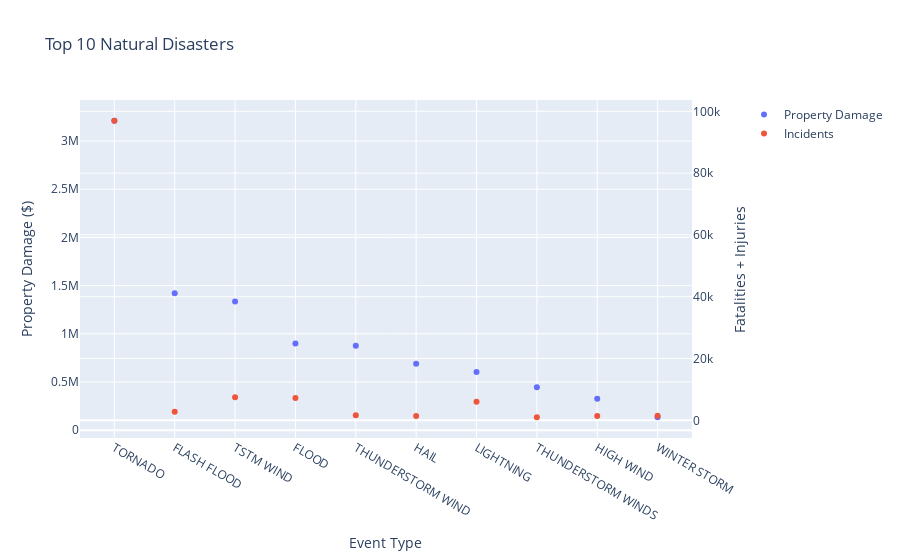

The notebook cell saved with this chart:
### Markdown cell above
## Step 2: Visualize the top 10 natural disasters

In this step, you will see that Tornado costs above $3M and with nearly 100K total fatalities and injuries.

### Code cell
import plotly.graph_objects as go
from plotly.subplots import make_subplots

df['INCIDENTS'] = df['FATALITIES'] + df['INJURIES']
tdf = df.groupby(['EVTYPE']).agg({'PROPDMG':'sum','INCIDENTS':'sum'}).reset_index()

tdf = tdf.sort_values(by=['PROPDMG'], ascending = False).head(10)

# Create figure with secondary y-axis
fig = make_subplots(specs=[[{"secondary_y": True}]])

# Add traces
fig.add_trace(
    go.Scatter(x=tdf['EVTYPE'], y=tdf['PROPDMG'], name="Property Damage", mode='markers'),
    secondary_y=False,
)

fig.add_trace(
    go.Scatter(x=tdf['EVTYPE'], y=tdf['INCIDENTS'], name="Incidents", mode='markers'),
    secondary_y=True,
)

# Add figure title
fig.update_layout(
    title_text="Top 10 Natural Disasters"
)

# Set x-axis title
fig.update_xaxes(title_text="Event Type")

# Set y-axes titles
fig.update_yaxes(title_text="Property Damage ($)", secondary_y=False)
fig.update_yaxes(title_text="Fatalities + Injuries", secondary_y=True)

fig.show()

### Figure 1 — Plotly figure (JSON) as saved in the notebook; plotly's stock layout.template omitted (floating-point values rounded to 4 significant figures)
{"data": [{"mode": "markers", "name": "Property Damage", "type": "scatter", "x": ["TORNADO", "FLASH FLOOD", "TSTM WIND", "FLOOD", "THUNDERSTORM WIND", "HAIL", "LIGHTNING", "THUNDERSTORM WINDS", "HIGH WIND", "WINTER STORM"], "xaxis": "x", "y": [3212000.0, 1420000.0, 1336000.0, 899900.0, 876800.0, 688700.0, 603400.0, 446300.0, 324700.0, 132700.0], "yaxis": "y"}, {"mode": "markers", "name": "Incidents", "type": "scatter", "x": ["TORNADO", "FLASH FLOOD", "TSTM WIND", "FLOOD", "THUNDERSTORM WIND", "HAIL", "LIGHTNING", "THUNDERSTORM WINDS", "HIGH WIND", "WINTER STORM"], "xaxis": "x", "y": [96979, 2755, 7461, 7259, 1621, 1376, 6046, 972, 1385, 1527], "yaxis": "y2"}], "layout": {"title": {"text": "Top 10 Natural Disasters"}, "xaxis": {"anchor": "y", "domain": [0, 0.94], "title": {"text": "Event Type"}}, "yaxis": {"anchor": "x", "domain": [0, 1], "title": {"text": "Property Damage ($)"}}, "yaxis2": {"anchor": "x", "overlaying": "y", "side": "right", "title": {"text": "Fatalities + Injuries"}}}}
